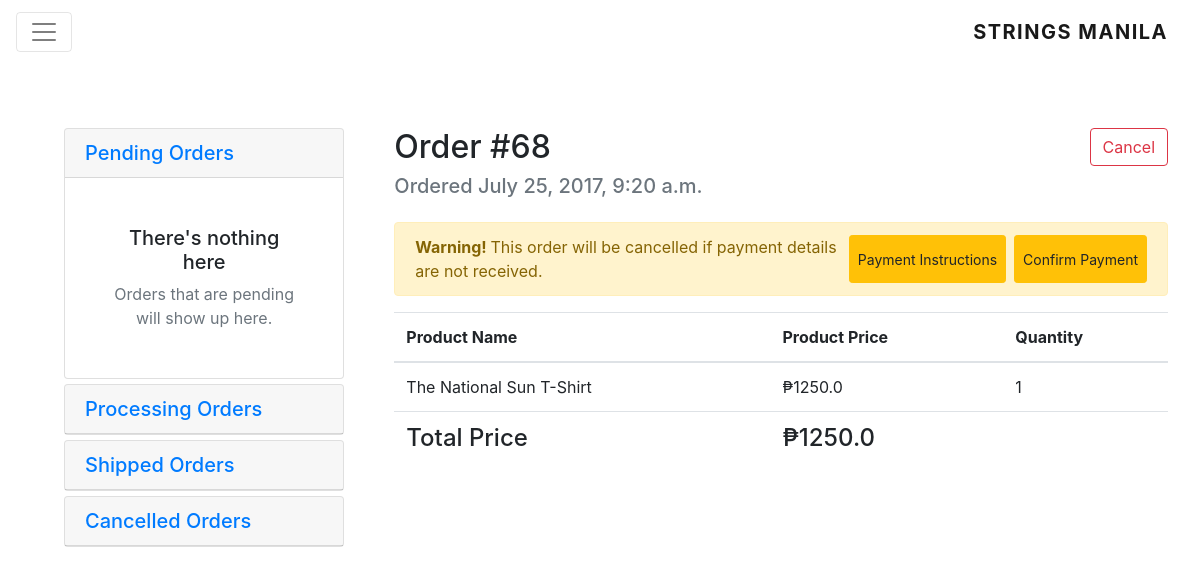
The page /orders/68/ (signed in) on the database as committed earlier.
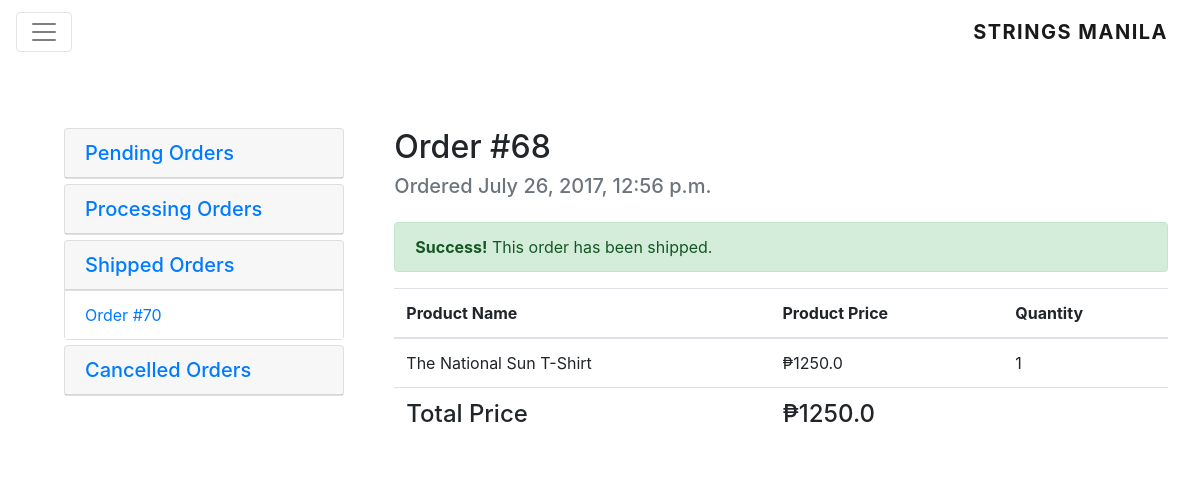
The same page on the database as committed later.
### order_management/models.py (models this page shows, shortened)
class Order(Model):
    ORDER_STATUSES = (
        ('P', 'Pending'),
        ('A', 'Processing'),
        ('S', 'Shipped'),
        ('C', 'Cancelled')
    )
    date_ordered = DateTimeField(auto_now=True)
    customer = ForeignKey(Customer, on_delete=CASCADE)
    status = CharField(max_length=2, choices=ORDER_STATUSES, default='P')
    customer_deposit_photo = FileField(blank=True, null=True, default=None)
    customer_payment_date = DateField(null=True, blank=True, default=None)
    payment_verified = BooleanField(default=False)
    queue_id = CharField(null=True, max_length=64)
    @property
    def total_price(self):
        order_items = self.orderlineitems_set.all()
        total_price = 0.00
        for order_item in order_items:
            total_price += float(order_item.line_price)
        return total_price

class OrderLineItems(Model):
    product = ForeignKey(Product, on_delete=CASCADE)
    quantity = PositiveIntegerField()
    parent_order = ForeignKey(Order, on_delete=CASCADE)
    @property
    def line_price(self):
        date_ordered = self.parent_order.date_ordered
        price = self.product.price_for_date(date=date_ordered)
        return float(price) * float(self.quantity)

### entity_management/models.py (models this page shows, shortened)
class Product(Model):
    name = CharField(max_length=64)
    description = CharField(max_length=256)
    photo = FileField(null=True, blank=True, default="/static/images/product.png")
    stall = ForeignKey(Stall, on_delete=CASCADE)
    quantity = PositiveIntegerField(default=0)
    is_active = BooleanField(default=True)
    def price_for_date(self, date):
        price_histories = self.pricehistory_set.filter(effective_from__lte=date).order_by("-effective_from")
        return price_histories[0].price

class PriceHistory(Model):
    product = ForeignKey(Product)
    price = DecimalField(decimal_places=2, max_digits=10)
    effective_from = DateTimeField(auto_now_add=True)

### order_management/views.py (the view)
# urls.py: url(r'^(?P<order_id>(\d+))/$', OrderView.as_view()),
class OrderView(View):
    @staticmethod
    @login_required
    @customer_required
    def get(request, order_id):
        context = make_context(request, include_stalls_and_products=False)
        user = request.user
        customer = Customer.objects.get(user=user)
        try:
            order = Order.objects.get(id=order_id)
            line_items = OrderLineItems.objects.all().filter(parent_order=order_id)
        except:
            raise Http404("Something went wrong")
        orders = Order.objects.all().filter(customer=customer)
        pending_orders = orders.filter(status="P")
        approved_orders = orders.filter(status="A")
        shipped_orders = orders.filter(status="S")
        cancelled_orders = orders.filter(status="C")
        expand = order.get_status_display().lower()
        context.update({
            "line_items": line_items,
            "active_order": order,
            "customer": customer,
            "total_price": order.total_price,
            "orders": {
                "pending": pending_orders,
                "processing": approved_orders,
                "shipped": shipped_orders,
                "cancelled": cancelled_orders,
            },
            "expand": expand
        })
        return render(request, 'customer_orders.html', context)

### IrisOnline/contexts.py (called while the page is built, shortened)
def make_context(request, active_stall=None, include_stalls_and_products=True):
    cart = Cart(request=request)
    name = get_user_name(request)
    context = {
        'cart': cart,
        'name': name
    }
    return context

def get_user_name(request):
    if request.user.is_authenticated:
        user = request.user
        customer = Customer.objects.get(user=user)
        return customer.full_name
    else:
        return None

### product_catalog/cart.py (called while the page is built)
    @property
    def cart(self):
        return self.request.session['cart'].items()

    def product_count(self):
        return len(self.cart)

### templates/customer_orders.html (shortened to what the changed rows need)
<!DOCTYPE html>
<html lang="en">
<head>
    {% include 'bootstrap.html' %}
    {% load static %}
    <link rel="stylesheet" href="{% static '/css/nav.css' %}">
    <link rel="stylesheet" href="{% static '/css/customer_orders.css' %}">
</head>
<body class="bg-faded">
{% include 'customer_nav.html' %}
<div class="container-fluid d-flex p-5 m-3">
    <div id="accordion">
        {% for order_type, order_list in orders.items %}
            <div class="card">
                <div class="card-header" role="tab" id="approved">
                    <h5 class="mb-0">
                        <a data-toggle="collapse" data-parent="#accordion" href="#{{ order_type }}-orders"
                           aria-expanded="true"
                           aria-controls="pending-orders">
                            {{ order_type|capfirst }} Orders
                        </a>
                    </h5>
                </div>
                <div id="{{ order_type }}-orders" class="collapse" role="tabpanel" aria-labelledby="headingOne">
                    <ul class="list-group rounded-0">
                        {% for order in order_list %}
                            {% if order.id == active_order.id %}
                                <li class="list-group-item active">Order #{{ order.id }}</li>
                            {% else %}
                                <a class="list-group-item" href="/orders/{{ order.id }}">Order #{{ order.id }}</a>
                            {% endif %}
                        {% empty %}
                            <div class="container-fluid p-5 text-center">
                                <h5>There's nothing here</h5>
                                <p class="text-muted">Orders that are {{ order_type }} will show up here.</p>
                            </div>
                        {% endfor %}
                    </ul>
                </div>
            </div>
        {% endfor %}
    </div>
    <section id="order-products">
        {% if active_order %}
            <div class="d-flex">
                <div class="mb-3">
                    <h2 class="d-block">Order #{{ active_order.id }}</h2>
                    <h5 class="text-muted mt-2">Ordered {{ active_order.date_ordered }}</h5>
                </div>
                {% if active_order.status == "P" %}
                    <div class="ml-auto">
                        <button class="btn btn-outline-danger" data-toggle="modal"
                                data-target="#cancel-product-modal">Cancel
                        </button>
                    </div>
                {% endif %}
            </div>
            {% if active_order.status == "S" %}
                <div class="alert alert-success mr-auto d-flex" role="alert">
                    <div>
                        <p><strong>Success!</strong> This order has been shipped.</p>
                    </div>
                </div>
            {% endif %}
            {% if active_order.status == "P" %}
                <div class="alert alert-warning mr-auto d-flex" role="alert">
                    <div>
                        <p><strong>Warning! </strong> This order will be cancelled if
                            payment details are not received.
                        </p>
                    </div>
                    <button data-toggle="modal"
                            data-target="#payment-instructions-modal" class="btn btn-sm btn-warning ml-auto mr-2">
                        Payment
                        Instructions
                    </button>
                    <button data-toggle="modal"
                            data-target="#payment-details-modal" class="btn btn-sm btn-warning">Confirm Payment
                    </button>
                </div>
            {% endif %}
        {% else %}
            <div class="list-group-item rounded empty-message w-100 h-100"
                 style="max-height: 400px; min-height: 400px;">
                <h5 class="empty-message-text w-100 text-center">To view order details, select an order from the
                    left</h5>
            </div>
        {% endif %}
        {% if line_items %}
            <table class="table w-100">
                <thead>
                <tr>
                    <th>Product Name</th>
                    <th>Product Price</th>
                    <th>Quantity</th>
                </tr>
                </thead>
                <tbody>
                {% for line_item in line_items %}
                    <tr>
                        <td>{{ line_item.product.name }}</td>
                        <td>₱{{ line_item.line_price }}</td>
                        <td>{{ line_item.quantity }}</td>
                    </tr>
                {% endfor %}
                </tbody>
            </table>
        {% endif %}
    </section>
</div>
</body>
</html>

Rows that differ between the two databases and show on the page:
added Order: id "70"
changed Order id 68: date_ordered "July 25, 2017, 9:20 a.m." → "July 26, 2017, 12:56 p.m."; status "P" → "S" (drawn)
Other text that changed with them:
new list line: "Pending Orders"
text no longer shown: "Cancel Warning! This order will be cancelled if payment details are not received. Payment Instructions Confirm Payment"
text now shown: "Success! This order has been shipped."
list line gone: "Pending Orders There's nothing here Orders that are pending will show up here."
